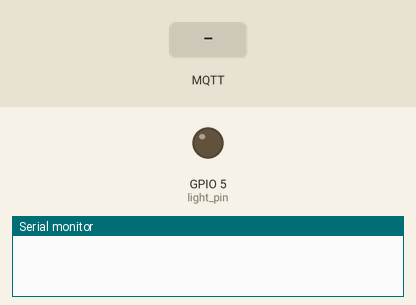
This sketch was run on a simulated ESP8266 (NodeMCU). On the bench: output pins drawn as LEDs (lit = HIGH), the last lines printed to the serial monitor. Dashed ring = blinking. Inputs (shaded band) come from the test bench. WiFi joins after 1.5 s; servers stay silent unless stated; no MQTT or app messages arrive unless stated.

Above: at 0.1 s.
At 2.7 s:
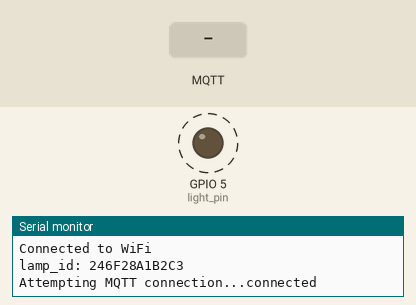
2.8 s: MQTT message "1" arrives on the first subscribed topic
5.8 s: MQTT message "0" arrives on the first subscribed topic
At 6.4 s:
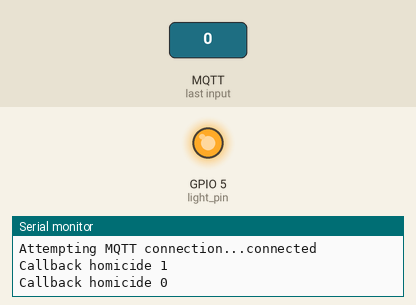
7.3 s: MQTT message "on" arrives on the first subscribed topic
Timing chart, 0 to 10.3 s (numbered marks = the images above; inputs shaded):
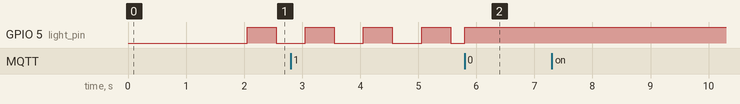

The sketch:

homicidelamp.ino
```cpp
#include <ESP8266WiFi.h>          //https://github.com/esp8266/Arduino

//needed for library
#include <DNSServer.h>
#include <ESP8266WebServer.h>
#include <WiFiManager.h>          //https://github.com/tzapu/WiFiManager

#include <PubSubClient.h>
WiFiClient espClient;
PubSubClient client(espClient);

//VARS
const char* mqtt_server = "SERVER";
const char* mqtt_username = "USERNAME";
const char* mqtt_pass = "PASSWORD";
int light_pin = 5; //pin D1 on NodeMCU v1.0
String lamp_id;
char lamp_id_buf[100];

void blink() {
  int count=0;
  while (count < 4) {
    digitalWrite(light_pin, LOW);
    delay(500);
    digitalWrite(light_pin, HIGH);
    delay(500);
    count++;
  }
}

void reconnect() {
  // Loop until we're reconnected
  while (!client.connected()) {
    Serial.print("Attempting MQTT connection...");
    // Attempt to connect
    if (client.connect("ESP8266Client", mqtt_username, mqtt_pass)) {
      Serial.println("connected");
      // Once connected, publish an announcement...
      lamp_id.toCharArray(lamp_id_buf, lamp_id.length()+1);
      client.publish("lamp", lamp_id_buf);
      // ... and resubscribe
      client.subscribe("homicide");
      blink();
    } else {
      Serial.print("failed, rc=");
      Serial.print(client.state());
      Serial.println(" try again in 5 seconds");
      Serial.println(WiFi.localIP());
      Serial.println (espClient.status());
      // Wait 5 seconds before retrying
      delay(5000);
    }
  }
}

void callback(char* topic, byte* payload, unsigned int length) {
  //Debugging
  Serial.print ("Callback ");
  Serial.print(topic);
  Serial.print(" ");
  Serial.println((char)payload[0]);

  // Switch on the LED if an 1 was received as first character
  if ((char)payload[0] == '1') {
    digitalWrite(light_pin, LOW); //Turn LED on
  } else {
    digitalWrite(light_pin, HIGH); //Turn LED off
  }
}

void setup() {
  pinMode(light_pin, OUTPUT);

  // put your setup code here, to run once:
  Serial.begin(115200);

  //WiFiManager
  //Local intialization. Once its business is done, there is no need to keep it around
  WiFiManager wifiManager;
  //reset settings - for testing
  //wifiManager.resetSettings();

  //sets timeout until configuration portal gets turned off
  //useful to make it all retry or go to sleep
  //in seconds
  wifiManager.setTimeout(180);

  //fetches ssid and pass and tries to connect
  //if it does not connect it starts an access point with the specified name
  //here  "AutoConnectAP"
  //and goes into a blocking loop awaiting configuration
  if(!wifiManager.autoConnect("HomicideLampAP")) {
    Serial.println("failed to connect and hit timeout");
    delay(3000);
    //reset and try again, or maybe put it to deep sleep
    ESP.reset();
    delay(5000);


  }

  //if you get here you have connected to the WiFi
  Serial.println("Connected to WiFi");

  client.setServer(mqtt_server, 11213);
  client.setCallback(callback);

  lamp_id = WiFi.macAddress();
  lamp_id.replace(":" , "");
  Serial.print("lamp_id: ");
  Serial.println(lamp_id);

}

void loop() {
  if (!client.connected()) {
    reconnect();
  }
    client.loop();
}
```

Measured:
- after the input at 5.8 s, GPIO 5 (light_pin): LOW → HIGH at once
- by itself, GPIO 5 (light_pin): alternates HIGH for 0.50 s and LOW for 0.50 s
